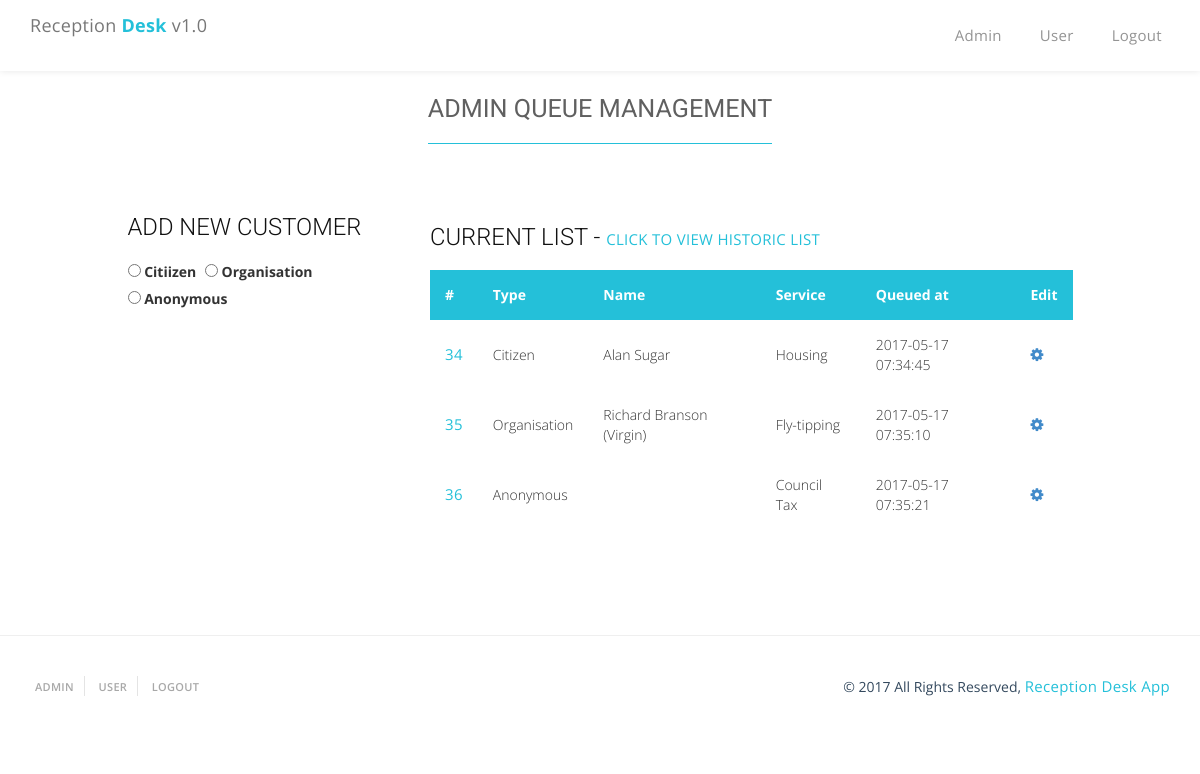
/desk.php (signed in), run on the app's committed database.
### tables this page shows
CREATE TABLE `queue` (
  `ID` int(10) NOT NULL,
  `Type` varchar(255) NOT NULL,
  `TypeName` varchar(255) NOT NULL,
  `Name` varchar(255) NOT NULL,
  `Service` int(10) NOT NULL,
  `QueuedAt` timestamp NOT NULL DEFAULT CURRENT_TIMESTAMP,
  `Seen` int(1) DEFAULT '0',
  `SeenBy` varchar(255) DEFAULT NULL,
  `SeenAt` datetime DEFAULT NULL
);

CREATE TABLE `service` (
  `ID` int(10) NOT NULL,
  `Service` varchar(255) NOT NULL
);

### desk.php (the view, shortened to what this page needs)
<?php
include("db.php");
?>
<!DOCTYPE html>
<head>
    <link rel="stylesheet" href="css/bootstrap.min.css">
    <link rel="stylesheet" href="css/font-awesome.min.css">
    <link rel="stylesheet" href="css/animate.css">
    <link rel="stylesheet" href="css/prettyPhoto.css">
    <link rel="stylesheet" href="css/owl.carousel.css">
    <link rel="stylesheet" href="css/main.css">
    <link rel="stylesheet" href="css/responsive.css">
</head>
<?php
$sql = <<<SQL
    SELECT *
    FROM `queue` WHERE seen = 0
	ORDER BY `ID` ASC
SQL;
if(!$result = $db->query($sql)){
    die('There was an error running the query [' . $db->error . ']');
}
?>
<body id="top">
    <header>
        <nav class="navbar navbar-default navbar-fixed-top">
            <div class="container">
                <div class="navbar-header page-scroll">
                    <a class="navbar-brand page-scroll" href="#page-top">
                    Reception <strong><font color="#24c0d9">Desk</font></strong> v1.0 </a>
                </div>
                <div class="collapse navbar-collapse" id="bs-example-navbar-collapse-1">
                    <ul class="nav navbar-nav navbar-right">
                        <li><a class="page-scroll" href="desk.php#top">Admin</a>
                        </li>
                        <li><a class="page-scroll" href="user.php#services">User</a>
                        </li>
                        <li><a class="page-scroll" href="logout.php">Logout</a>
                        </li>
                    </ul>
                </div>
            </div>
        </nav>
    </header>
    <section id="desk" class="section text-center">
        <div class="container">
            <h2 class="section-title">Admin QUEUE management</h2>
                <div class="row">
		</head>
		<body>
		<div class="col-md-3 col-md-offset-1 text-left wow fadeInLeft" data-wow-duration="1s">
		  <div class="form-group">
			<div>
			  <h3>ADD NEW CUSTOMER</h3>
				<label><input type="radio" name="colorRadio" value="Organisation"> Citiizen</label>
				<label><input type="radio" name="colorRadio" value="citizen"> Organisation</label>
				<label><input type="radio" name="colorRadio" value="Anonymous"> Anonymous</label>
			</div>
			</div>
		</div>
                <div class="col-md-7">
                    <div class="contact-info text-left wow fadeInRight" data-wow-duration="1s" data-wow-delay=".3s">
                        <h3>CURRENT LIST - <a href="admin.php">CLick to view historic list</a></h3>
                        <div style="overflow-x:auto;">
						<table width ="100%" class="w3-table w3-margin-top w3-margin-bottom w3-striped w3-bordered"><tr>
						  <th>#</th>
						  <th>Type</th>
						  <th>Name</th>
						  <th>Service</th>
						  <th>Queued at</th>
						  <th>Edit</th>
						  </tr>
						<?php
							if ($result->num_rows > 0) {
							while($row = $result->fetch_assoc()) {
								$TypeName = $row["TypeName"];
								if ($row["TypeName"]!='') {
									$TypeName = ' ('.$row["TypeName"].')';
								}
								else {
									$TypeName = '';
								}
								$Name = $row["Name"];
						$_con=mysqli_connect("localhost","root","","receptiondesk_db");
						$_sql='SELECT * FROM service WHERE ID = "'.$row["Service"].'"';
						$_result=mysqli_query($_con,$_sql);
						$_row=mysqli_fetch_array($_result,MYSQLI_ASSOC);
							?>
						<tr>
						  <td><a href="edit.php?rowID=<?php echo $row["ID"]; ?>"><?php echo $row["ID"]; ?></a></td>
						  <td><?php echo $row["Type"]; ?></td>
						  <td><?php echo $Name . '' . $TypeName; ?></td>
						  <td><?php echo $_row["Service"]; ?></td>
						  <td><?php echo $row["QueuedAt"]; ?></td>
						  <td><a href="edit.php?rowID=<?php echo $row["ID"]; ?>"><i class="fa fa-1x fa-cog wow bounceIn text-primary" data-wow-delay=".2s"></i></a></td>
						  </tr>
						  <?php
								 }
						} else {
							echo "0 results";
						}
							?></table>
				</div>
                    </div>
                </div>
            </div>
        </div>
    </section>
    <footer>
        <div class="container">
            <div class="row">
                <div class="col-md-6">
                    <div class="footer-menu">
                        <ul class="list-inline">
                            <li><a href="admin">Admin</a>
                            </li>
                            <li><a href="user.php">User</a>
                            </li>
                            <li><a href="logout.php">Logout</a>
                            </li>
                        </ul>
                    </div>
                </div>
                <div class="col-md-6">
                    <div class="footer-content text-right">
                        <p>&copy; 2017 All Rights Reserved, <a href="#">Reception Desk App</a>
                        </p>
                    </div>
                </div>
            </div>
        </div>
    </footer>
</body>

### css/main.css (style rules this page uses)
body { font-family: 'Open Sans', sans-serif; font-weight: 300; overflow-x: hidden; }
h1, h2, h3, h4, h5, h6 { font-family: 'Roboto', sans-serif; font-weight: 400; }
h2 { font-size: 1.8em; text-transform: uppercase; color: #606060; }
h3 { font-size: 1.7em; text-transform: uppercase; font-weight: 300; margin-bottom: 20px; color: #111; }
p { font-size: 15px; color: #727272; line-height: 1.5em; font-weight: 400; }
a { font-size: 15px; font-family: 'Open Sans', sans-serif; color: #24C0D9; font-weight: 400; letter-spacing: .3px; }
.section { padding: 75px 0; }
.section-title { margin-bottom: 50px; padding-bottom: 20px; display: inline-block; border-bottom: 1px solid #24C0D9; }
.navbar-default { background: #fff; border-color: transparent; padding: 10px 0; -moz-box-shadow: 0 0 7px rgba(0, 0, 0, 0.1); box-shadow: 0 0 7px rgba(0, 0, 0, 0.1); }
.navbar-brand { padding: 5px 15px; max-width: 220px; }
.navbar-default .navbar-nav>li>a { color: #949494; margin-right: 8px; }
.contact-info { margin-top: 30px; }
.contact-info, .business-hours { margin-bottom: 30px; margin-left: 10px; }
footer { background: #fff; border-top: 1px solid #efefef; padding: 40px 0; }
.footer-menu li { border-right: 1px solid #e4e4e4; }
.footer-menu li:last-child { border-right: none; }
.footer-menu a { color: #A8A8A8; font-size: 11px; text-transform: uppercase; font-weight: 600; padding: 0 5px; }
.footer-content p { color: #34495E; font-size: 14px; }

### desk.php (style rules this page uses)
label { margin-right: 5px; }
th { background-color: #24c0d9; color: white; }
th, td { padding: 15px; text-align: left; }

### data on the page
queue: ID "34", Type "Citizen", Name "Alan Sugar", service.Service "Housing", QueuedAt "2017-05-17 07:34:45"
queue: ID "35", Type "Organisation", Name "Richard Branson", TypeName "(Virgin)", service.Service "Fly-tipping", QueuedAt "2017-05-17 07:35:10"
queue: ID "36", Type "Anonymous", service.Service "Council Tax", QueuedAt "2017-05-17 07:35:21"
